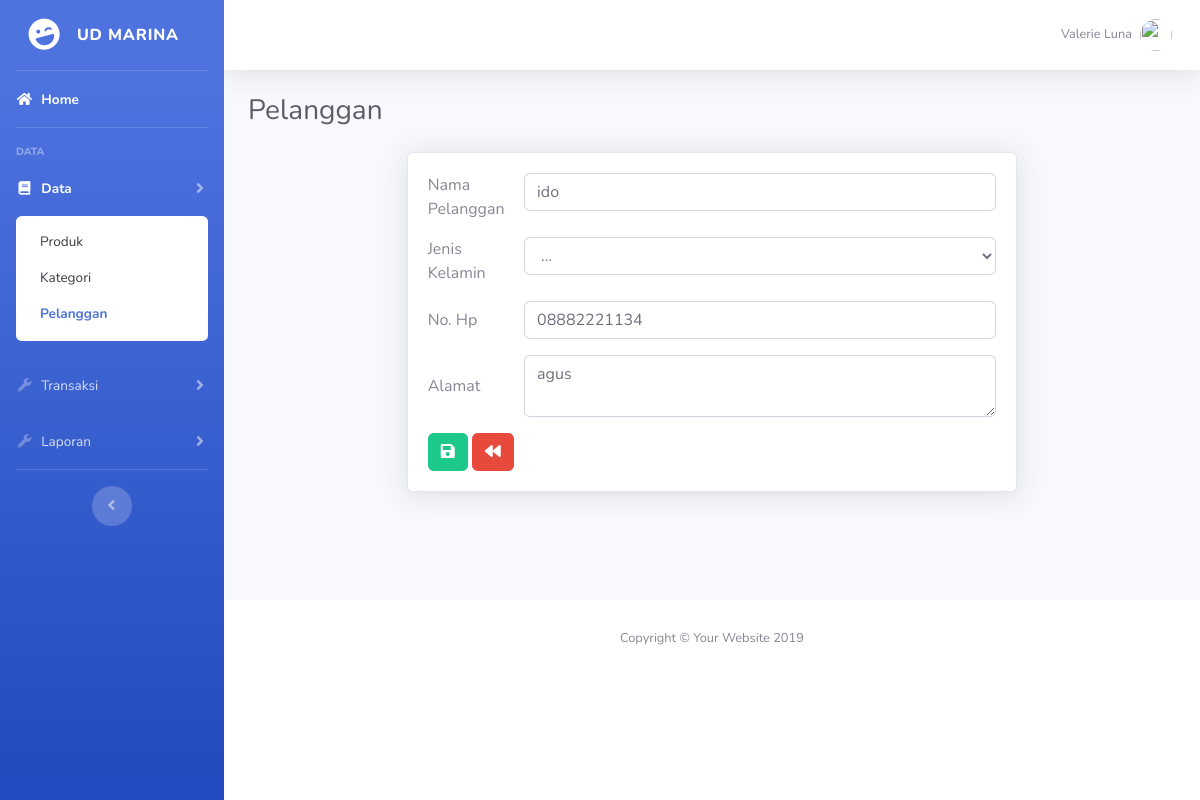
Before: /admin/index.php?page=pelanggan&act=edit&idp=8 with the older database file.
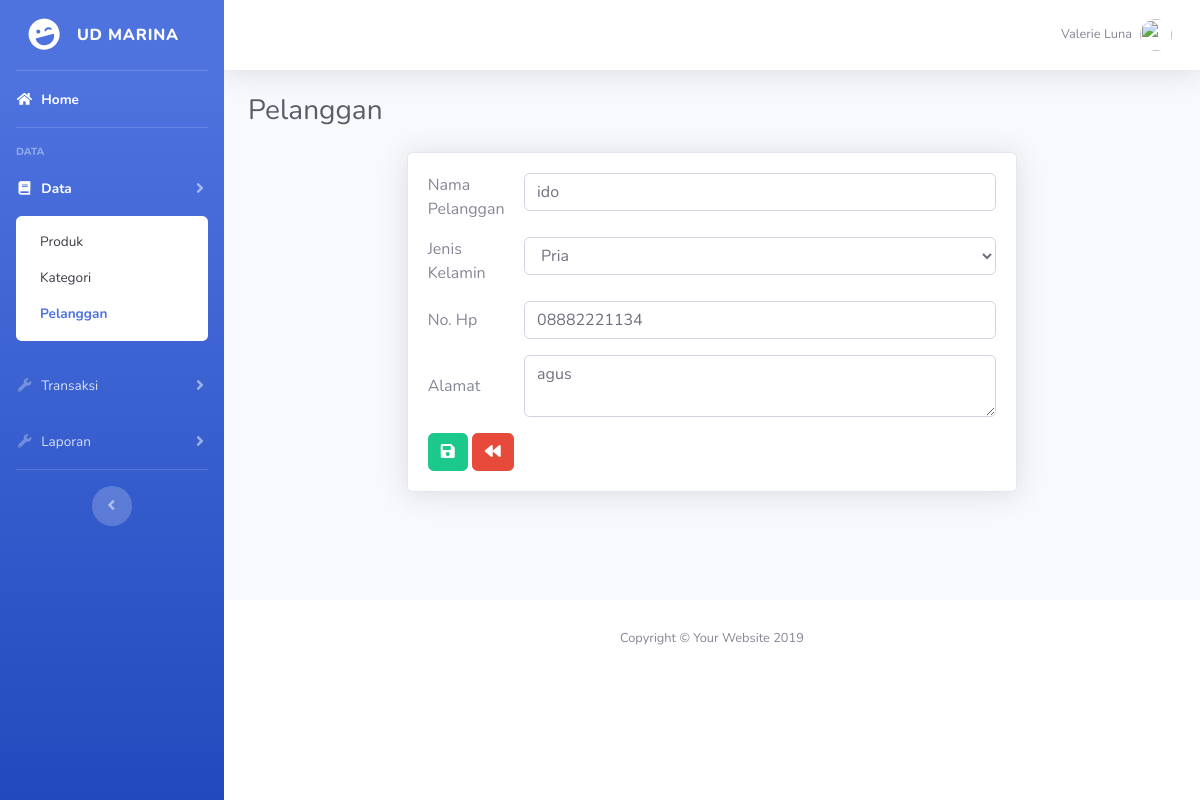
After: the same page with the newer database file.
### tables this page shows
CREATE TABLE IF NOT EXISTS `tbpelanggan` (
  `id` int(10) NOT NULL,
  `nama` varchar(100) NOT NULL,
  `kelamin` varchar(100) NOT NULL,
  `alamat` text NOT NULL,
  `phone` varchar(50) NOT NULL
);

### admin/page/pelanggan/add_pelanggan.php (the view, shortened to what this page needs)
<?php
$act = $_GET['act'];
if($act=='edit'){
	$id = $_GET['idp'];
	$sql = mysql_query("SELECT * FROM tbpelanggan WHERE id='$id'");
	$dt = mysql_fetch_array($sql);
	$aksi = 'edit';
} else {
	$aksi = 'add';
}
?>
<div class="col-md-8 offset-md-2">
	<div class="card shadow">
		<div class="card-body">
			<form method="POST" action="?page=pelanggan&act=proses&aksi=<?= $aksi;?>" enctype="multipart/form-data">
				<div class="form-group form-row">
					<label class="col-md-2 my-auto">Nama Pelanggan</label>
					<div class="col-md-10">
						<input type="text" name="nama" class="form-control" value="<?= @$dt['nama'];?>">
					</div>
				</div>
				<div class="form-group form-row">
					<label class="col-md-2 my-auto">Jenis Kelamin</label>
					<div class="col-md-10">
						<select class="form-control" name="jk">
							<option value="no">...</option>
							<option value="p" <?= $dt['kelamin']=='p' ? 'selected' : '';?>>Pria</option>
						</select>
					</div>
				</div>
				<div class="form-group form-row">
					<label class="col-md-2 my-auto">No. Hp</label>
					<div class="col-md-10">
						<input type="text" name="hp" class="form-control" value="<?= @$dt['phone'];?>">
					</div>
				</div>
				<div class="form-group form-row">
					<label class="col-md-2 my-auto">Alamat</label>
					<div class="col-md-10">
						<textarea class="form-control" row="3" name="alamat"><?= $dt['alamat'];?></textarea>
					</div>
				</div>
				<button type="submit" name="simpan" class="btn btn-success"><i class="fa fa-save"></i></button>
				<a href="?page=pelanggan" class="btn btn-danger"><i class="fa fa-backward"></i></a>
			</form>
		</div>
	</div>
</div>

Changed rows visible on the page:
changed tbpelanggan "ido": jk (not shown) → "Pria"
Other visible differences:
form field jk: "..." → (not shown)
